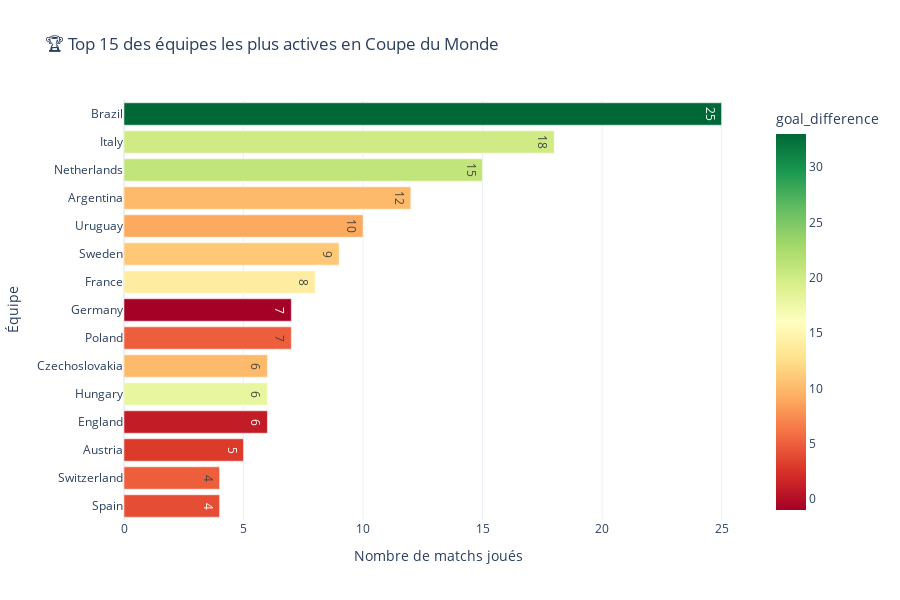

This figure's notebook cell:
### Code cell
# 👑 VISUALISATION 4 : TOP 15 des équipes les plus actives
# Calcul des statistiques par équipe
all_team_stats = []

# Statistiques domicile
home_team_stats = home_stats_normalized.merge(teams_reference_normalized, 
                                            left_on='id_team', right_on='id_team')
home_team_stats['location'] = 'home'

# Statistiques extérieur  
away_team_stats = away_stats_normalized.merge(teams_reference_normalized,
                                            left_on='id_team', right_on='id_team')
away_team_stats['location'] = 'away'

# Combinaison des statistiques
combined_stats = pd.concat([
    home_team_stats[['Team_name', 'Number_of_goals_scored', 'Number_of_goals_conceded', 'location','id_match']],
    away_team_stats[['Team_name', 'Number_of_goals_scored', 'Number_of_goals_conceded', 'location']]
])
combined_stats = pd.merge(
    combined_stats,
    matches_normalized[matches_normalized["is_final"]==True], 
    on='id_match',
    how='inner'
)
team_summary = combined_stats.groupby('Team_name').agg({
    'Number_of_goals_scored': 'sum',
    'Number_of_goals_conceded': 'sum',
    'Team_name': 'count'  # Nombre de matchs
}).rename(columns={'Team_name': 'total_matches'})

team_summary['goal_difference'] = team_summary['Number_of_goals_scored'] - team_summary['Number_of_goals_conceded']
team_summary = team_summary.sort_values('total_matches', ascending=False).head(15)

# Graphique horizontal moderne
fig = px.bar(team_summary.reset_index().head(15), 
             x='total_matches', y='Team_name', 
             orientation='h',
             title="🏆 Top 15 des équipes les plus actives en Coupe du Monde",
             labels={'total_matches': 'Nombre de matchs joués', 'Team_name': 'Équipe'},
             color='goal_difference',
             color_continuous_scale='RdYlGn',
             text='total_matches')

fig.update_traces(texttemplate='%{text}', textposition='inside')
fig.update_layout(height=600, yaxis={'categoryorder':'total ascending'})
fig.show()

print("🎯 Top 3 des équipes les plus actives:")
for i, (team, data) in enumerate(team_summary.head(3).iterrows()):
    print(f"   {i+1}. {team}: {data['total_matches']} matchs, {data['Number_of_goals_scored']} buts marqués")

### Figure 1 — Plotly figure (JSON) as saved in the notebook; plotly's stock layout.template omitted (floating-point values rounded to 4 significant figures)
{"data": [{"hovertemplate": "Nombre de matchs joués=%{text}<br>Équipe=%{y}<br>goal_difference=%{marker.color}<extra></extra>", "legendgroup": "", "marker": {"color": [33, 20, 21, 10, 9, 11, 14, 5, -1, 1, 18, 10, 3, 4, 5], "coloraxis": "coloraxis", "pattern": {"shape": ""}}, "name": "", "orientation": "h", "showlegend": false, "text": [25.0, 18.0, 15.0, 12.0, 10.0, 9.0, 8.0, 7.0, 7.0, 6.0, 6.0, 6.0, 5.0, 4.0, 4.0], "textposition": "inside", "texttemplate": "%{text}", "type": "bar", "x": [25, 18, 15, 12, 10, 9, 8, 7, 7, 6, 6, 6, 5, 4, 4], "xaxis": "x", "y": ["Brazil", "Italy", "Netherlands", "Argentina", "Uruguay", "Sweden", "France", "Poland", "Germany", "England", "Hungary", "Czechoslovakia", "Austria", "Spain", "Switzerland"], "yaxis": "y"}], "layout": {"barmode": "relative", "coloraxis": {"colorbar": {"title": {"text": "goal_difference"}}, "colorscale": [[0, "rgb(165,0,38)"], [0.1, "rgb(215,48,39)"], [0.2, "rgb(244,109,67)"], [0.3, "rgb(253,174,97)"], [0.4, "rgb(254,224,139)"], [0.5, "rgb(255,255,191)"], [0.6, "rgb(217,239,139)"], [0.7, "rgb(166,217,106)"], [0.8, "rgb(102,189,99)"], [0.9, "rgb(26,152,80)"], [1, "rgb(0,104,55)"]]}, "height": 600, "legend": {"tracegroupgap": 0}, "title": {"text": "🏆 Top 15 des équipes les plus actives en Coupe du Monde"}, "xaxis": {"anchor": "y", "domain": [0, 1], "title": {"text": "Nombre de matchs joués"}}, "yaxis": {"anchor": "x", "categoryorder": "total ascending", "domain": [0, 1], "title": {"text": "Équipe"}}}}
